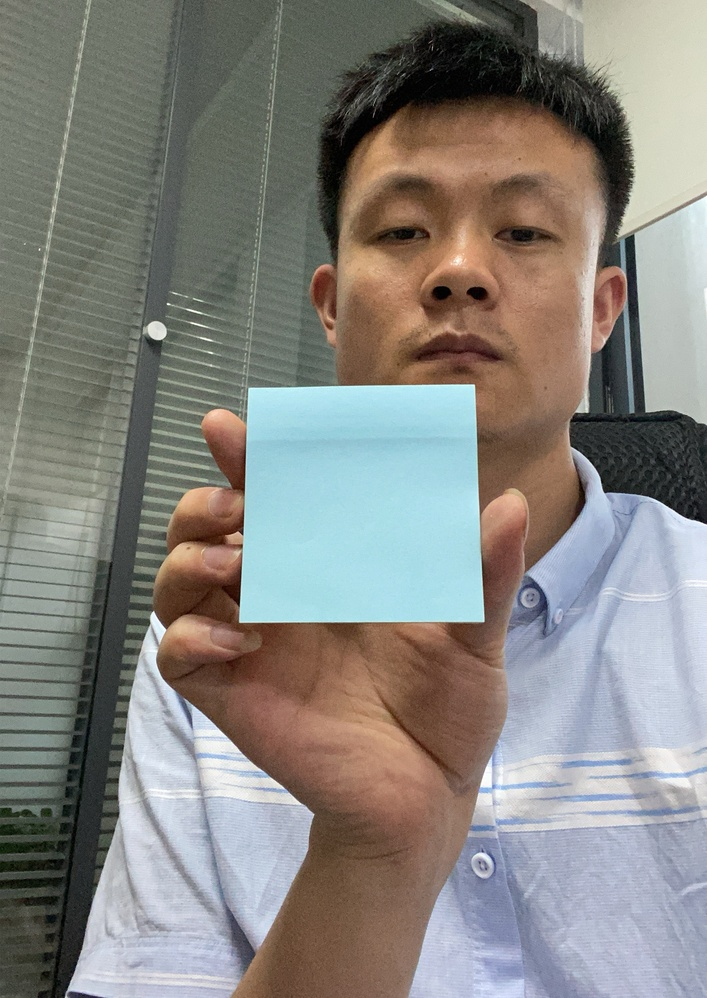
#> input picture 2_colorDetection/makerobo1.jpg, 707 x 998 px, shrunk from 1711 x 2415 before the run
$ python image.py
#> lines starting #> are read from the running program, lines starting #| are printed output that depends on the picture
#!/usr/bin/env python2
# -*- coding: utf-8 -*-
"""
Created on Tue Jun  2 15:13:22 2020

@author: pi
"""

# -*- coding: utf-8 -*-
import numpy as np
import cv2
# 在灰度上加载彩色图像
img = cv2.imread('makerobo1.jpg',0)
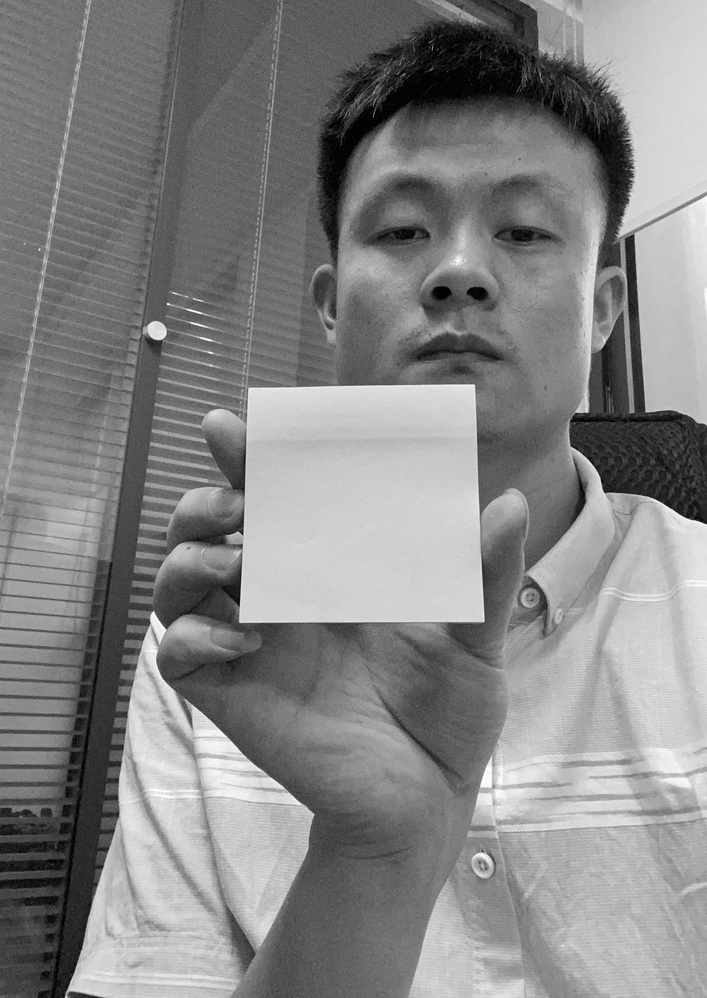
#> img: shape (998, 707); min 0, max 255, mean 132.9
cv2.imshow('image',img)
cv2.waitKey(0)
cv2.destroyAllWindows()

$ run again, with 2_colorDetection/colourmap.jpg copied over 2_colorDetection/makerobo1.jpg
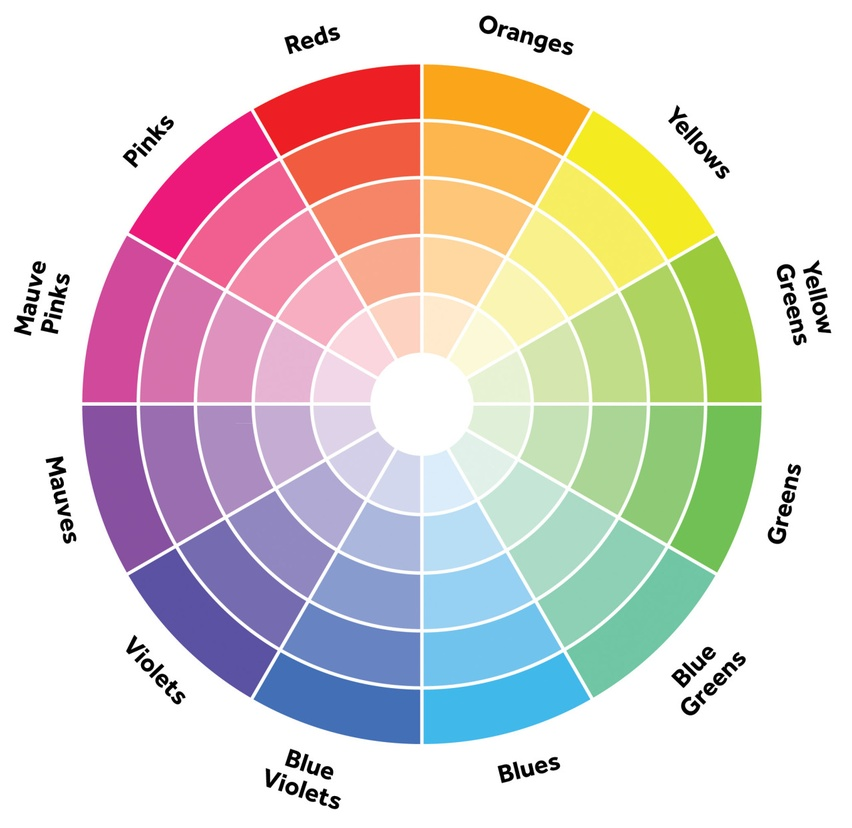
#> input picture 2_colorDetection/colourmap.jpg, 852 x 828 px, shrunk from 1280 x 1243 before the run
#> `img = cv2.imread('makerobo1.jpg',0)`:
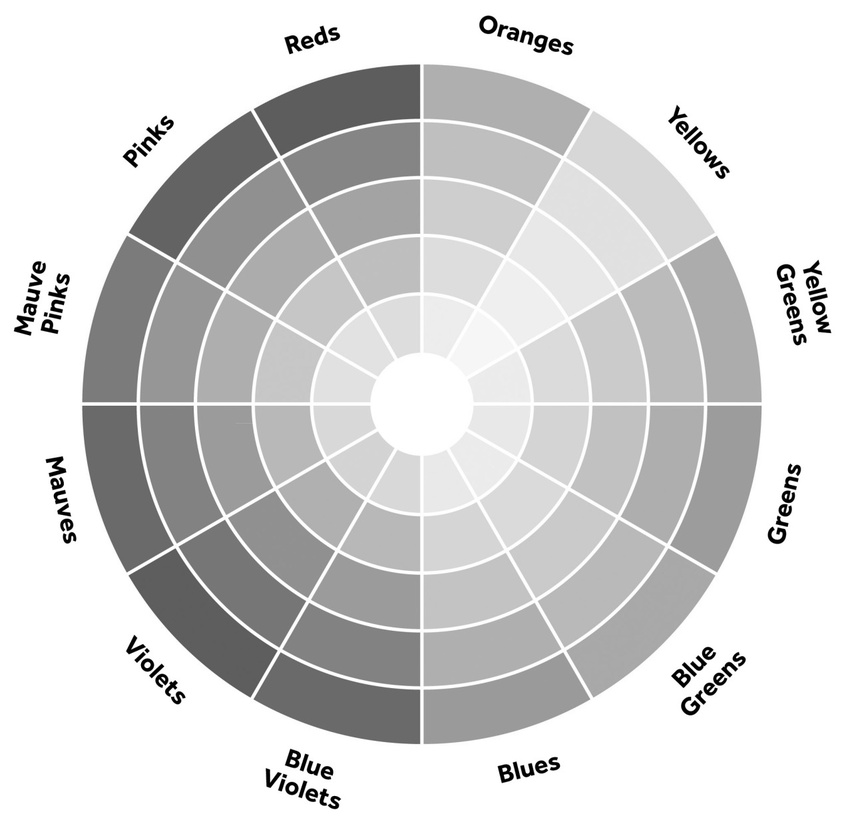
#> img: shape (828, 852); min 0, max 255, mean 212.1
